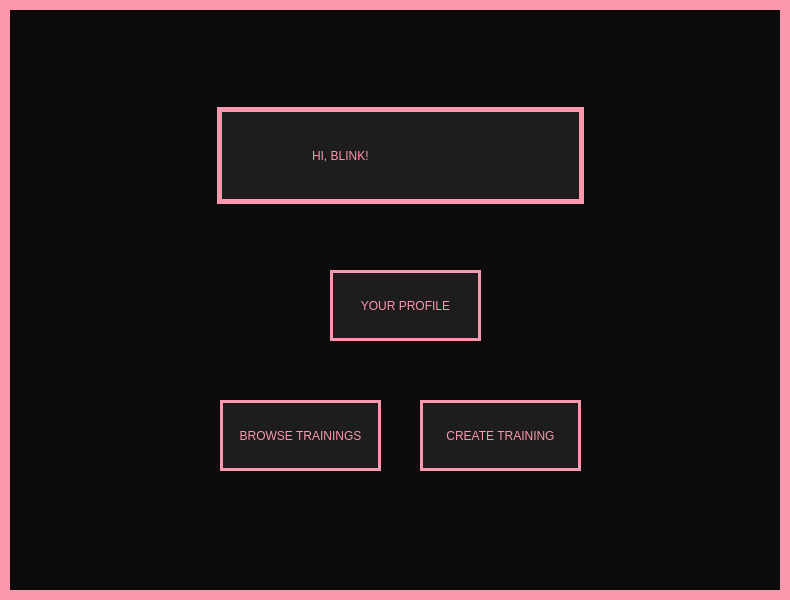
<?xml version="1.0" encoding="UTF-8"?>
<ui version="4.0">
 <class>MainWindow</class>
 <widget class="QMainWindow" name="MainWindow">
  <property name="geometry">
   <rect>
    <x>0</x>
    <y>0</y>
    <width>790</width>
    <height>600</height>
   </rect>
  </property>
  <property name="windowTitle">
   <string>FITNESS APP</string>
  </property>
  <property name="styleSheet">
   <string notr="true">
border: 10px solid #FB98AD;background-color: #0C0C0C;
color: #FB98AD;</string>
  </property>
  <widget class="QWidget" name="centralwidget">
   <widget class="QPushButton" name="create_btn">
    <property name="geometry">
     <rect>
      <x>420</x>
      <y>400</y>
      <width>161</width>
      <height>71</height>
     </rect>
    </property>
    <property name="cursor">
     <cursorShape>PointingHandCursor</cursorShape>
    </property>
    <property name="styleSheet">
     <string notr="true">background-color: #1D1D1D;border: 3px solid #FB98AD;
font: 8pt &quot;PRIMETIME&quot;;
</string>
    </property>
    <property name="text">
     <string>CREATE TRAINING</string>
    </property>
   </widget>
   <widget class="QPushButton" name="browse_btn">
    <property name="geometry">
     <rect>
      <x>220</x>
      <y>400</y>
      <width>161</width>
      <height>71</height>
     </rect>
    </property>
    <property name="cursor">
     <cursorShape>PointingHandCursor</cursorShape>
    </property>
    <property name="styleSheet">
     <string notr="true">background-color: #1D1D1D;border: 3px solid #FB98AD;
font: 8pt &quot;PRIMETIME&quot;;</string>
    </property>
    <property name="text">
     <string>BROWSE TRAININGS</string>
    </property>
   </widget>
   <widget class="QLabel" name="welcome_lbl">
    <property name="geometry">
     <rect>
      <x>180</x>
      <y>70</y>
      <width>441</width>
      <height>171</height>
     </rect>
    </property>
    <property name="focusPolicy">
     <enum>Qt::NoFocus</enum>
    </property>
    <property name="layoutDirection">
     <enum>Qt::LeftToRight</enum>
    </property>
    <property name="styleSheet">
     <string notr="true">background-color: #1D1D1D;font: 20pt &quot;PRIMETIME&quot;;
margin: auto;
border: 5px solid #FB98AD;</string>
    </property>
    <property name="frameShape">
     <enum>QFrame::NoFrame</enum>
    </property>
    <property name="text">
     <string>HI, BLINK!</string>
    </property>
    <property name="textFormat">
     <enum>Qt::AutoText</enum>
    </property>
    <property name="wordWrap">
     <bool>true</bool>
    </property>
    <property name="margin">
     <number>0</number>
    </property>
    <property name="indent">
     <number>90</number>
    </property>
   </widget>
   <widget class="QPushButton" name="profile_btn">
    <property name="geometry">
     <rect>
      <x>330</x>
      <y>270</y>
      <width>151</width>
      <height>71</height>
     </rect>
    </property>
    <property name="cursor">
     <cursorShape>PointingHandCursor</cursorShape>
    </property>
    <property name="styleSheet">
     <string notr="true">background-color: #1D1D1D;border: 3px solid #FB98AD;
font: 8pt &quot;PRIMETIME&quot;;</string>
    </property>
    <property name="text">
     <string>YOUR PROFILE</string>
    </property>
   </widget>
  </widget>
 </widget>
 <resources/>
 <connections/>
</ui>
